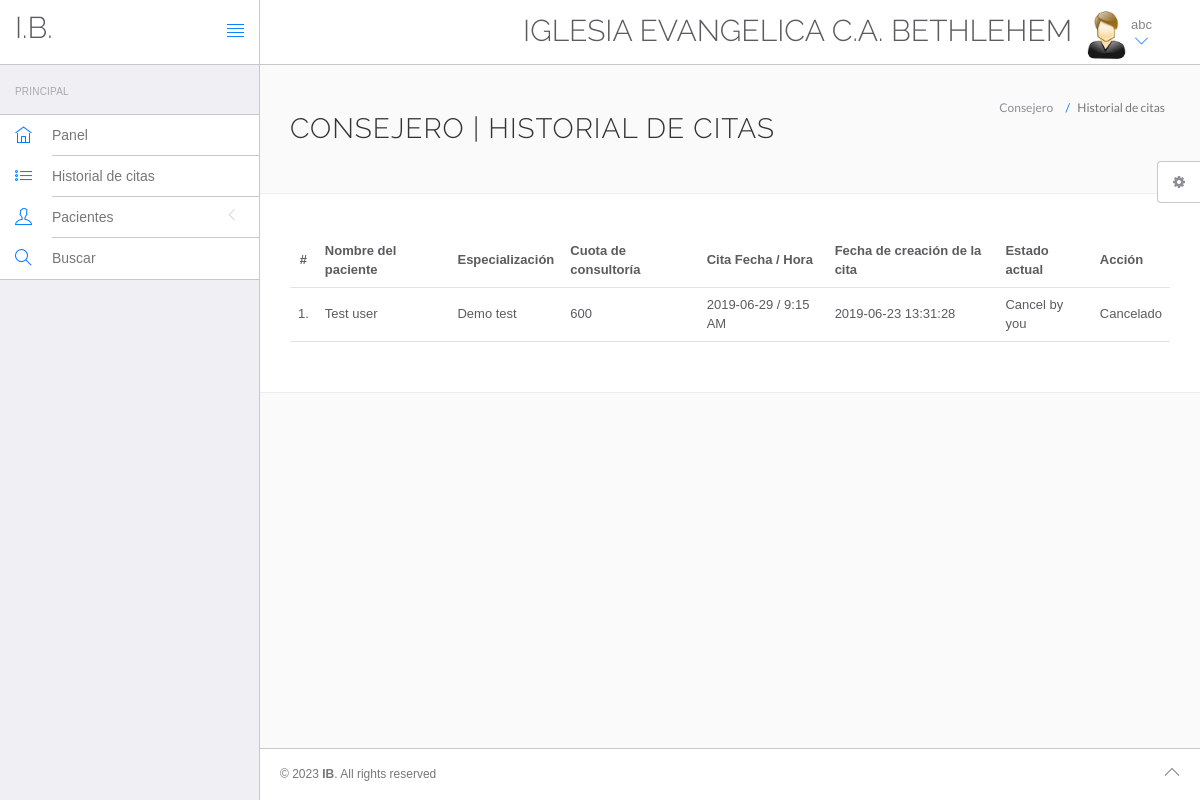
The app's page /hms/doctor/appointment-history.php (signed in) with its own data.
### tables this page shows
CREATE TABLE `doctors` (
  `id` int(11) NOT NULL AUTO_INCREMENT,
  `specilization` varchar(255) DEFAULT NULL,
  `doctorName` varchar(255) DEFAULT NULL,
  `address` longtext DEFAULT NULL,
  `docFees` varchar(255) DEFAULT NULL,
  `contactno` bigint(11) DEFAULT NULL,
  `docEmail` varchar(255) DEFAULT NULL,
  `password` varchar(255) DEFAULT NULL,
  `creationDate` timestamp NULL DEFAULT current_timestamp(),
  `updationDate` timestamp NULL DEFAULT NULL ON UPDATE current_timestamp(),
  PRIMARY KEY (`id`)
);

CREATE TABLE `appointment` (
  `id` int(11) NOT NULL AUTO_INCREMENT,
  `doctorSpecialization` varchar(255) DEFAULT NULL,
  `doctorId` int(11) DEFAULT NULL,
  `userId` int(11) DEFAULT NULL,
  `consultancyFees` int(11) DEFAULT NULL,
  `appointmentDate` varchar(255) DEFAULT NULL,
  `appointmentTime` varchar(255) DEFAULT NULL,
  `postingDate` timestamp NULL DEFAULT current_timestamp(),
  `userStatus` int(11) DEFAULT NULL,
  `doctorStatus` int(11) DEFAULT NULL,
  `updationDate` timestamp NULL DEFAULT NULL ON UPDATE current_timestamp(),
  PRIMARY KEY (`id`)
);

CREATE TABLE `users` (
  `id` int(11) NOT NULL AUTO_INCREMENT,
  `fullName` varchar(255) DEFAULT NULL,
  `address` longtext DEFAULT NULL,
  `city` varchar(255) DEFAULT NULL,
  `gender` varchar(255) DEFAULT NULL,
  `email` varchar(255) DEFAULT NULL,
  `password` varchar(255) DEFAULT NULL,
  `regDate` timestamp NULL DEFAULT current_timestamp(),
  `updationDate` timestamp NULL DEFAULT NULL ON UPDATE current_timestamp(),
  PRIMARY KEY (`id`),
  KEY `email` (`email`)
);

### hms/doctor/appointment-history.php (the view, shortened to what this page needs)
<?php
include('include/config.php');
?>
<!DOCTYPE html>
<html lang="en">
	<head>
		<link rel="stylesheet" href="vendor/bootstrap/css/bootstrap.min.css">
		<link rel="stylesheet" href="vendor/fontawesome/css/font-awesome.min.css">
		<link rel="stylesheet" href="vendor/themify-icons/themify-icons.min.css">
		<link href="vendor/animate.css/animate.min.css" rel="stylesheet" media="screen">
		<link href="vendor/perfect-scrollbar/perfect-scrollbar.min.css" rel="stylesheet" media="screen">
		<link href="vendor/switchery/switchery.min.css" rel="stylesheet" media="screen">
		<link href="vendor/bootstrap-touchspin/jquery.bootstrap-touchspin.min.css" rel="stylesheet" media="screen">
		<link href="vendor/select2/select2.min.css" rel="stylesheet" media="screen">
		<link href="vendor/bootstrap-datepicker/bootstrap-datepicker3.standalone.min.css" rel="stylesheet" media="screen">
		<link href="vendor/bootstrap-timepicker/bootstrap-timepicker.min.css" rel="stylesheet" media="screen">
		<link rel="stylesheet" href="assets/css/styles.css">
		<link rel="stylesheet" href="assets/css/plugins.css">
		<link rel="stylesheet" href="assets/css/themes/theme-1.css" id="skin_color" />
	</head>
	<body>
		<div id="app">
<?php include('include/sidebar.php');?>
			<div class="app-content">
					<?php include('include/header.php');?>
				<div class="main-content" >
					<div class="wrap-content container" id="container">
						<section id="page-title">
							<div class="row">
								<div class="col-sm-8">
									<h1 class="mainTitle">Consejero | Historial de citas</h1>
																	</div>
								<ol class="breadcrumb">
									<li>
										<span>Consejero </span>
									</li>
									<li class="active">
										<span>Historial de citas</span>
									</li>
								</ol>
							</div>
						</section>
						<div class="container-fluid container-fullw bg-white">
									<div class="row">
								<div class="col-md-12">
									<table class="table table-hover" id="sample-table-1">
										<thead>
											<tr>
												<th class="center">#</th>
												<th class="hidden-xs">Nombre del paciente</th>
												<th>Especialización</th>
												<th>Cuota de consultoría</th>
												<th>Cita Fecha / Hora </th>
												<th>Fecha de creación de la cita  </th>
												<th>Estado actual</th>
												<th>Acción</th>
											</tr>
										</thead>
										<tbody>
<?php
$sql=mysqli_query($con,"select users.fullName as fname,appointment.*  from appointment join users on users.id=appointment.userId where appointment.doctorId='".$_SESSION['id']."'");
$cnt=1;
while($row=mysqli_fetch_array($sql))
{
?>
											<tr>
												<td class="center"><?php echo $cnt;?>.</td>
												<td class="hidden-xs"><?php echo $row['fname'];?></td>
												<td><?php echo $row['doctorSpecialization'];?></td>
												<td><?php echo $row['consultancyFees'];?></td>
												<td><?php echo $row['appointmentDate'];?> / <?php echo
												 $row['appointmentTime'];?>
												</td>
												<td><?php echo $row['postingDate'];?></td>
												<td>
<?php if(($row['userStatus']==1) && ($row['doctorStatus']==1))
if(($row['userStatus']==1) && ($row['doctorStatus']==0))
{
	echo "Cancel by you";
}
												?></td>
												<td >
												<div class="visible-md visible-lg hidden-sm hidden-xs">
							<?php if(($row['userStatus']==1) && ($row['doctorStatus']==1))
{ ?>
	<a href="appointment-history.php?id=<?php echo $row['id']?>&cancel=update" onClick="return confirm('Are you sure you want to cancel this appointment ?')"class="btn btn-transparent btn-xs tooltips" title="Cancel Appointment" tooltip-placement="top" tooltip="Remove">Cancelar</a>
	<?php } else {
		echo "Cancelado";
		} ?>
												</div>
												</td>
											</tr>
											<?php
$cnt=$cnt+1;
											 }?>
										</tbody>
									</table>
								</div>
							</div>
								</div>
					</div>
				</div>
			</div>
	<?php include('include/footer.php');?>
	<?php include('include/setting.php');?>
		</div>
	</body>
</html>

### hms/doctor/include/header.php (shortened to what this page needs)
<header class="navbar navbar-default navbar-static-top">
					<div class="navbar-header">
						<a class="navbar-brand" href="#">
							<h2 style="padding-top:30% ">I.B.</h2>
						</a>
						<a href="#" class="sidebar-toggler pull-right visible-md visible-lg" data-toggle-class="app-sidebar-closed" data-toggle-target="#app">
							<i class="ti-align-justify"></i>
						</a>
					</div>
					<div class="navbar-collapse collapse">
						<ul class="nav navbar-right">
								<li  style="padding-top:2% ">
								<h2>IGLESIA EVANGELICA C.A. BETHLEHEM</h2>
							</li>
							<li class="dropdown current-user">
								<a href class="dropdown-toggle" data-toggle="dropdown">
									<img src="assets/images/images.jpg" > <span class="username">
									<?php $query=mysqli_query($con,"select doctorName from doctors where id='".$_SESSION['id']."'");
while($row=mysqli_fetch_array($query))
{
	echo $row['doctorName'];
}
									?> <i class="ti-angle-down"></i></i></span>
								</a>
							</li>
						</ul>
					</div>
				</header>

### hms/doctor/assets/css/themes/theme-1.css (style rules this page uses)
body { background: #FAFAFA; }
header .navbar-header { background: #ffffff !important; border-right-color: #c8c7cc !important; border-bottom-color: #c8c7cc !important; }
header .navbar-header .sidebar-toggler, header .navbar-header .sidebar-mobile-toggler { color: #007aff !important; }
header .navbar-header .navbar-brand { color: #777 !important; }
header .navbar-collapse { background: #ffffff !important; border-bottom-color: #c8c7cc !important; box-shadow: none !important; }
header .navbar-collapse .navbar-right > li > a { color: #777; }
header .navbar-collapse .navbar-right > li > a i { color: #007aff !important; }

### records on screen
doctors: doctorName "abc"
appointment: userId.fullName "Test user", doctorSpecialization "Demo test", consultancyFees "600", appointmentDate "2019-06-29", appointmentTime "9:15 AM", postingDate "2019-06-23 13:31:28", userStatus "Cancel by you"
